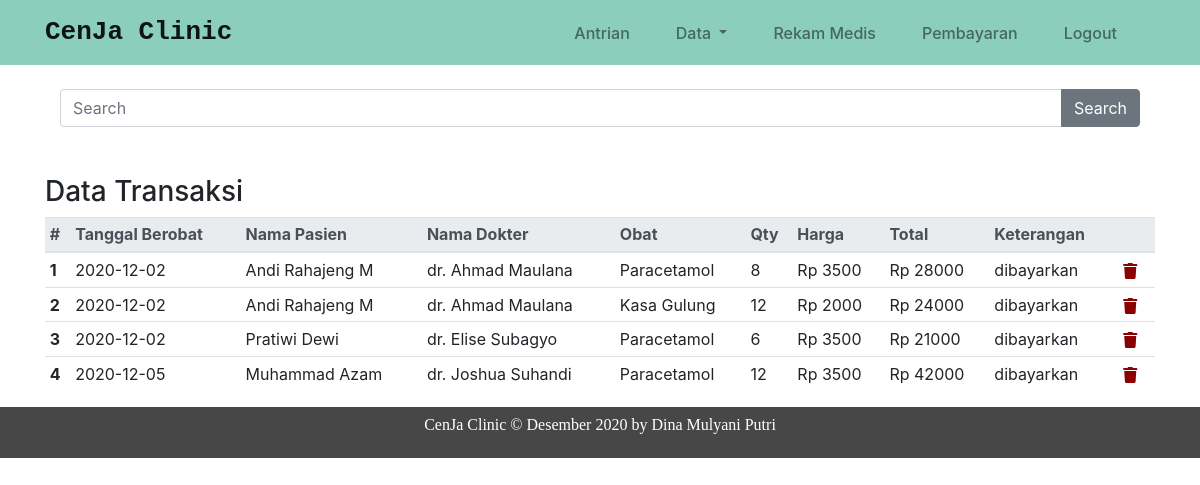
/index.php/transaksi, run on the app's committed database.
### tables this page shows
CREATE TABLE `resep_obat` (
  `id_resep` int(11) NOT NULL,
  `id_rm` int(11) NOT NULL,
  `id_obat` int(11) NOT NULL,
  `qty` int(10) NOT NULL,
  `total` int(20) NOT NULL,
  `metode` varchar(20) NOT NULL,
  `keterangan` varchar(20) NOT NULL
);

CREATE TABLE `rekam_medis` (
  `id_rm` int(11) NOT NULL,
  `no_rm` int(11) NOT NULL,
  `tgl_berobat` date NOT NULL,
  `id_pasien` int(11) NOT NULL,
  `id_dokter` int(11) NOT NULL,
  `riwayat_alergi` varchar(50) NOT NULL,
  `td` varchar(20) NOT NULL,
  `nadi` varchar(10) NOT NULL,
  `suhu` varchar(10) NOT NULL,
  `tb` varchar(10) NOT NULL,
  `bb` varchar(15) NOT NULL,
  `keluhan` varchar(50) NOT NULL,
  `diagnosis` varchar(50) NOT NULL,
  `anjuran` enum('Rawat Jalan','Rawat Inap','Rujuk','Istirahat dirumah') NOT NULL
);

CREATE TABLE `daftarpasien` (
  `id_pasien` int(11) NOT NULL,
  `nama_pasien` varchar(50) NOT NULL,
  `tgl_lahir` date NOT NULL,
  `jenis_kelamin` enum('L','P') NOT NULL,
  `no_hp` varchar(15) NOT NULL,
  `alamat` varchar(70) NOT NULL
);

CREATE TABLE `data_dokter` (
  `id_dokter` int(11) NOT NULL,
  `nama_dokter` varchar(50) NOT NULL,
  `nip` varchar(20) NOT NULL,
  `jk` enum('L','P') NOT NULL,
  `tarif_konsul` int(20) NOT NULL
);

CREATE TABLE `data_obat` (
  `id_obat` int(11) NOT NULL,
  `no_obat` varchar(20) NOT NULL,
  `nama_obat` varchar(50) NOT NULL,
  `harga_obat` int(20) NOT NULL
);

### application/controllers/Transaksi.php (called while the page is built, shortened)
<?php
class Transaksi extends CI_Controller {
    public function __construct(){
        $this->load->model('Antrian_model');
        $this->load->model('Dokter_model');
        $this->load->model('Pasien_model');
        $this->load->model('Perekaman_model');
        $this->load->model('Obat_model');
        $this->load->model('Pembayaran_model');
        $this->load->library('form_validation');
        $this->load->helper('form');
    }
    public function index(){
        $data['judul'] = 'Halaman Data Transaksi';
        $data['resep_obat'] = $this->Pembayaran_model->getDataResep()->result_array();
        $this->load->view('template/header', $data);
        $this->load->view('klinik/transaksi', $data);
        $this->load->view('template/footer');
    }
}

### index.php (called while the page is built, shortened)
<?php
require_once BASEPATH.'core/CodeIgniter.php';

### application/models/Pembayaran_model.php (called while the page is built, shortened)
<?php
class Pembayaran_model extends CI_model
{
    public function getDataResep()
    {
        $query = $this->db->query("SELECT resep_obat.*, daftarpasien.nama_pasien, daftarpasien.tgl_lahir, daftarpasien.jenis_kelamin, daftarpasien.no_hp, daftarpasien.alamat, data_dokter.nama_dokter, data_dokter.nip, data_dokter.jk, data_dokter.tarif_konsul, rekam_medis.no_rm, rekam_medis.tgl_berobat, rekam_medis.id_pasien, rekam_medis.id_dokter, rekam_medis.riwayat_alergi, rekam_medis.td, rekam_medis.nadi, rekam_medis.suhu, rekam_medis.tb, rekam_medis.bb, rekam_medis.keluhan, rekam_medis.diagnosis, rekam_medis.anjuran, data_obat.no_obat, data_obat.nama_obat, data_obat.harga_obat FROM resep_obat
        INNER JOIN rekam_medis ON resep_obat.id_rm=rekam_medis.id_rm
        INNER JOIN daftarpasien ON rekam_medis.id_pasien=daftarpasien.id_pasien
        INNER JOIN data_dokter ON rekam_medis.id_dokter=data_dokter.id_dokter
        INNER JOIN data_obat ON resep_obat.id_obat=data_obat.id_obat");
        return $query;
    }
}

### application/views/klinik/transaksi.php (the view, shortened to what this page needs)
<div class="container">
    <div class="col mt-4">
        <form action="" method="post">
            <div class="input-group mb-3">
                <input type="text" class="form-control" placeholder="Search" name="keyword">
                <div class="input-group-append">
                    <button class="btn btn-secondary" type="submit">Search</button>
                </div>
            </div>
        </form>
    </div>
    <h3 class="mt-5">Data Transaksi</h3>
    <div class="row">
        <div class="col">
            <table class="table table-sm">
                <thead class="thead-light">
                    <tr>
                        <th scope="col">#</th>
                        <th scope="col">Tanggal Berobat</th>
                        <th scope="col">Nama Pasien</th>
                        <th scope="col">Nama Dokter</th>
                        <th scope="col">Obat</th>
                        <th scope="col">Qty</th>
                        <th scope="col">Harga</th>
                        <th scope="col">Total</th>
                        <th scope="col">Keterangan</th>
                        <th></th>
                    </tr>
                </thead>
                <tbody>
                    <?php $start = 0; ?>
                    <?php foreach ($resep_obat as $resep) : ?>
                        <tr>
                            <th scope="row"><?php echo ++$start; ?></th>
                            <td><?php echo $resep['tgl_berobat']; ?></td>
                            <td><?php echo $resep['nama_pasien']; ?></td>
                            <td><?php echo $resep['nama_dokter']; ?></td>
                            <td><?php echo $resep['nama_obat']; ?></td>
                            <td><?php echo $resep['qty']; ?></td>
                            <td>Rp <?php echo $resep['harga_obat']; ?></td>
                            <td>Rp <?php echo $resep['total']; ?></td>
                            <td><?php echo $resep['keterangan']; ?></td>
                            <td>
                                <a href="<?php echo base_url(); ?>pembayaran/hapus/<?php echo $resep['id_resep']; ?>" class="badge icon-hapus"><i class="fas fa-trash fa-lg"></i></a>
                            </td>
                        </tr>
                    <?php endforeach; ?>
                </tbody>
            </table>
        </div>
    </div>
</div>

### assets/css/style.css (style rules this page uses)
.fa-trash { color: darkred; }

### data on the page
resep_obat: id_rm.tgl_berobat "2020-12-02", daftarpasien.nama_pasien "Andi Rahajeng M", data_dokter.nama_dokter "dr. Ahmad Maulana", id_obat.nama_obat "Paracetamol", qty "8", id_obat.harga_obat "3500", total "28000", keterangan "dibayarkan"
resep_obat: id_rm.tgl_berobat "2020-12-02", daftarpasien.nama_pasien "Andi Rahajeng M", data_dokter.nama_dokter "dr. Ahmad Maulana", id_obat.nama_obat "Kasa Gulung", qty "12", id_obat.harga_obat "2000", total "24000", keterangan "dibayarkan"
resep_obat: id_rm.tgl_berobat "2020-12-02", daftarpasien.nama_pasien "Pratiwi Dewi", data_dokter.nama_dokter "dr. Elise Subagyo", id_obat.nama_obat "Paracetamol", qty "6", id_obat.harga_obat "3500", total "21000", keterangan "dibayarkan"
resep_obat: id_rm.tgl_berobat "2020-12-05", daftarpasien.nama_pasien "Muhammad Azam", data_dokter.nama_dokter "dr. Joshua Suhandi", id_obat.nama_obat "Paracetamol", qty "12", id_obat.harga_obat "3500", total "42000", keterangan "dibayarkan"
